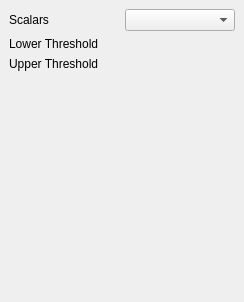
<?xml version="1.0" encoding="UTF-8"?>
<ui version="4.0">
 <class>ThresholdPanel</class>
 <widget class="QWidget" name="ThresholdPanel">
  <property name="geometry">
   <rect>
    <x>0</x>
    <y>0</y>
    <width>244</width>
    <height>302</height>
   </rect>
  </property>
  <property name="windowTitle">
   <string>Form</string>
  </property>
  <layout class="QGridLayout">
   <property name="margin">
    <number>9</number>
   </property>
   <property name="spacing">
    <number>6</number>
   </property>
   <item row="3" column="0" colspan="2">
    <spacer>
     <property name="orientation">
      <enum>Qt::Vertical</enum>
     </property>
     <property name="sizeHint" stdset="0">
      <size>
       <width>20</width>
       <height>40</height>
      </size>
     </property>
    </spacer>
   </item>
   <item row="2" column="1">
    <layout class="QHBoxLayout">
     <property name="spacing">
      <number>6</number>
     </property>
     <property name="margin">
      <number>0</number>
     </property>
     <item>
      <widget class="pqDoubleRangeWidget" name="ThresholdBetween_1" native="true"/>
     </item>
    </layout>
   </item>
   <item row="2" column="0">
    <widget class="QLabel" name="label_4">
     <property name="text">
      <string>Upper Threshold</string>
     </property>
     <property name="wordWrap">
      <bool>true</bool>
     </property>
    </widget>
   </item>
   <item row="1" column="0">
    <widget class="QLabel" name="label_3">
     <property name="text">
      <string>Lower Threshold</string>
     </property>
     <property name="wordWrap">
      <bool>true</bool>
     </property>
    </widget>
   </item>
   <item row="1" column="1">
    <layout class="QHBoxLayout">
     <property name="spacing">
      <number>6</number>
     </property>
     <property name="margin">
      <number>0</number>
     </property>
     <item>
      <widget class="pqDoubleRangeWidget" name="ThresholdBetween_0" native="true"/>
     </item>
    </layout>
   </item>
   <item row="0" column="1">
    <widget class="QComboBox" name="SelectInputScalars"/>
   </item>
   <item row="0" column="0">
    <widget class="QLabel" name="label_2">
     <property name="text">
      <string>Scalars</string>
     </property>
    </widget>
   </item>
  </layout>
 </widget>
 <customwidgets>
  <customwidget>
   <class>pqDoubleRangeWidget</class>
   <extends>QWidget</extends>
   <header>pqDoubleRangeWidget.h</header>
  </customwidget>
 </customwidgets>
 <resources/>
 <connections/>
</ui>
